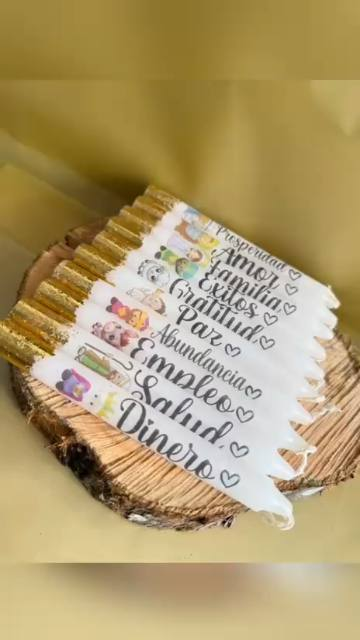
#> input picture assets/productos/Videos/posters/vel.jpg, 360 x 640 px, found by its file name
$ python imagen-compartir.py
#> lines starting #> are read from the running program, lines starting #| are printed output that depends on the picture; after the words box and inside, x2 and y2 are one past the last pixel; in counts of white or black regions, pixels touching at a corner belong together
# -*- coding: utf-8 -*-
"""
Genera la imagen que sale al compartir el enlace (WhatsApp, Facebook...).

    python herramientas/imagen-compartir.py

Mide 1200x630, que es lo que piden todas las redes. Se ve pequeña en el
chat, asi que manda el contraste: nombre grande y una sola foto.
"""
import io, os
from PIL import Image, ImageDraw, ImageFilter, ImageFont

ANCHO, ALTO = 1200, 630
CREMA = (250, 247, 241)
TINTA = (23, 22, 21)
TINTA2 = (87, 81, 74)
ORO = (124, 86, 28)

FUENTES = os.environ.get('FUENTES', '.')
TITULAR = os.path.join(FUENTES, 'nuFvD-vYSZviVYUb_rj3ij__anPXJzDwcbmjWBN2PKeiukDQ.ttf')  # Playfair Bold
CUERPO = os.path.join(FUENTES, 'JTUHjIg1_i6t8kCHKm4532VJOt5-QNFgpCtZ6Ew-.ttf')           # Montserrat Medium

FOTO = 'assets/productos/Videos/posters/vel.jpg'
MARCA = 'assets/logos/elena-marca.png'
SALIDA = 'assets/compartir.jpg'


def recorta_barras(im, tol=18):
    """La foto viene de un video y trae franjas lisas arriba y abajo."""
#> called with tol = 18
    g = im.convert('L')
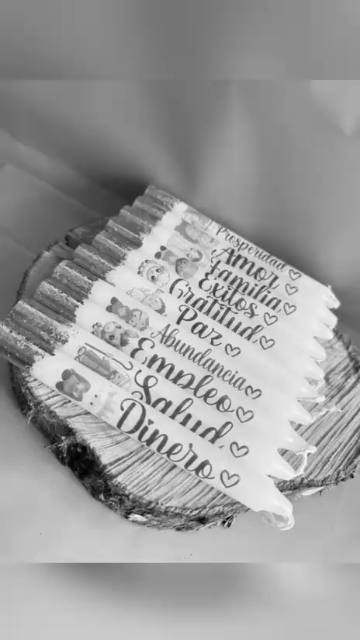
#> g: PIL image 360x640 L; min 2, max 251, mean 156.3
    an, al = g.size
#> an = 360; al = 640
    def lisa(y):
        fila = [g.getpixel((x, y)) for x in range(0, an, max(1, an // 40))]
#> fila = 40 items
        return max(fila) - min(fila) < tol
    arriba = 0
    while arriba < al // 3 and lisa(arriba): arriba += 1
#> after the loop, arriba = 0
    abajo = al - 1
#> abajo = 639
    while abajo > al * 2 // 3 and lisa(abajo): abajo -= 1
#> this loop made 18 passes
#> abajo on passes 1 to 12: 638, 637, 636, 635, 634, 633, 632, 631, 630, 629, 628, 627
#> after the loop, abajo = 621
    return im.crop((0, arriba, an, abajo + 1)) if abajo > arriba else im
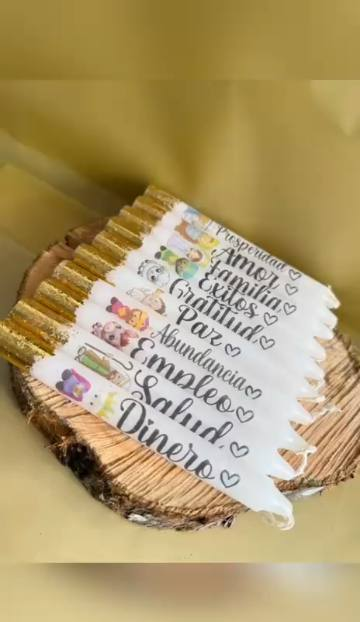
#> returned value: PIL image 360x622 RGB; mean R, G, B 174.4, 154.4, 109.1


def encaja(im, ancho, alto):
    """Rellena la caja recortando por el centro, sin deformar."""
#> called with ancho = 640, alto = 630
    o = im.width / im.height
#> o = 0.579
    d = ancho / float(alto)
    if o > d:
        nueva = int(im.height * d)
        im = im.crop(((im.width - nueva) // 2, 0, (im.width + nueva) // 2, im.height))
    else:
        nueva = int(im.width / d)
#> nueva = 354
        im = im.crop((0, (im.height - nueva) // 2, im.width, (im.height + nueva) // 2))
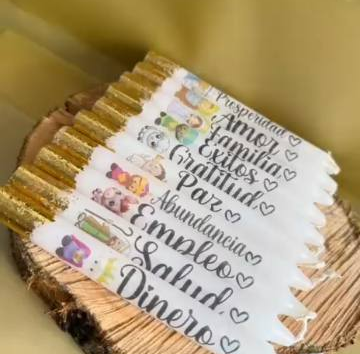
#> im: PIL image 360x354 RGB; mean R, G, B 173, 154.5, 119.7
    return im.resize((ancho, alto), Image.LANCZOS)
#> returned value: PIL image 640x630 RGB


def main():
    lienzo = Image.new('RGB', (ANCHO, ALTO), CREMA)

    # --- Foto a la derecha ---
    corte = 560
    foto = encaja(recorta_barras(Image.open(FOTO).convert('RGB')), ANCHO - corte, ALTO)
    lienzo.paste(foto, (corte, 0))

    # El borde recto entre foto y crema se nota mucho: se difumina.
    mascara = Image.new('L', (ANCHO, ALTO), 0)
#> mascara: PIL image 1200x630 L; every value is 0
    ImageDraw.Draw(mascara).rectangle([corte, 0, ANCHO, ALTO], fill=255)
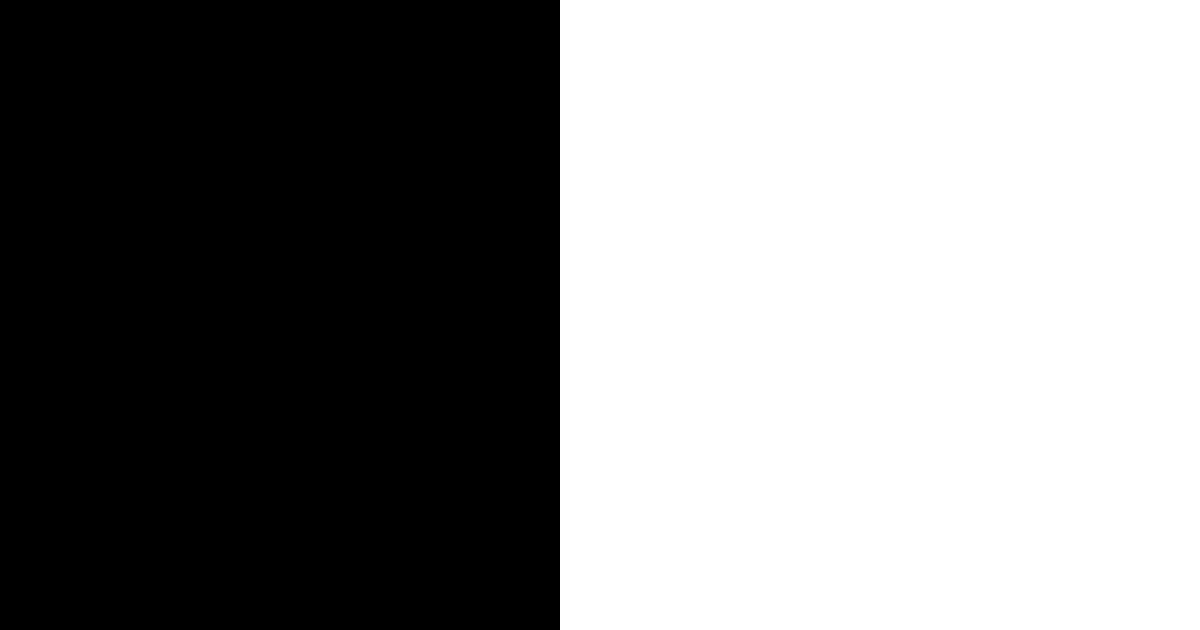
#> mascara: PIL image 1200x630 L; 53.3% white; 1 black region, box (x1, y1, x2, y2) and area: (0, 0, 560, 630) 352800
    mascara = mascara.filter(ImageFilter.GaussianBlur(26))
    base = Image.new('RGB', (ANCHO, ALTO), CREMA)
    foto_completa = Image.new('RGB', (ANCHO, ALTO), CREMA)
    foto_completa.paste(foto, (corte, 0))
    lienzo = Image.composite(foto_completa, base, mascara)

    # --- Resplandor cálido detrás del texto, como en la web ---
    brillo = Image.new('RGB', (ANCHO, ALTO), CREMA)
    d = ImageDraw.Draw(brillo)
    d.ellipse([-180, 40, 620, 600], fill=(247, 238, 220))
    brillo = brillo.filter(ImageFilter.GaussianBlur(90))
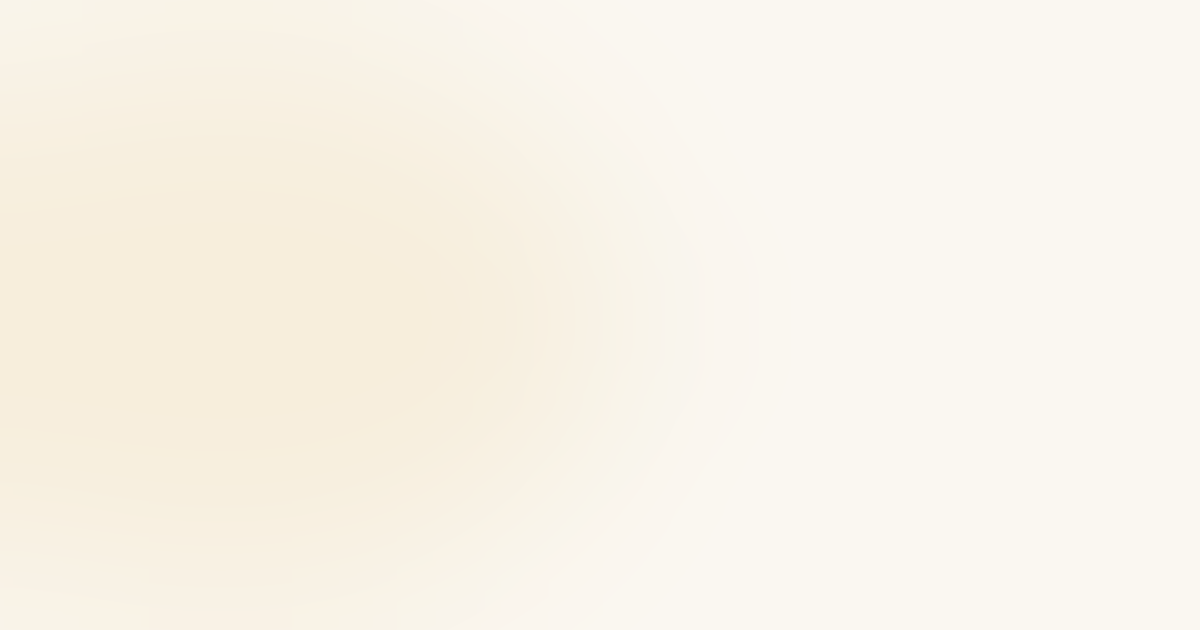
#> brillo: PIL image 1200x630 RGB; mean R, G, B 248.9, 243.6, 233.1
    izq = Image.new('L', (ANCHO, ALTO), 0)
    ImageDraw.Draw(izq).rectangle([0, 0, corte - 40, ALTO], fill=255)
#> izq: PIL image 1200x630 L; 43.4% white; 1 white region, box (x1, y1, x2, y2) and area: (0, 0, 521, 630) 328230
    izq = izq.filter(ImageFilter.GaussianBlur(40))
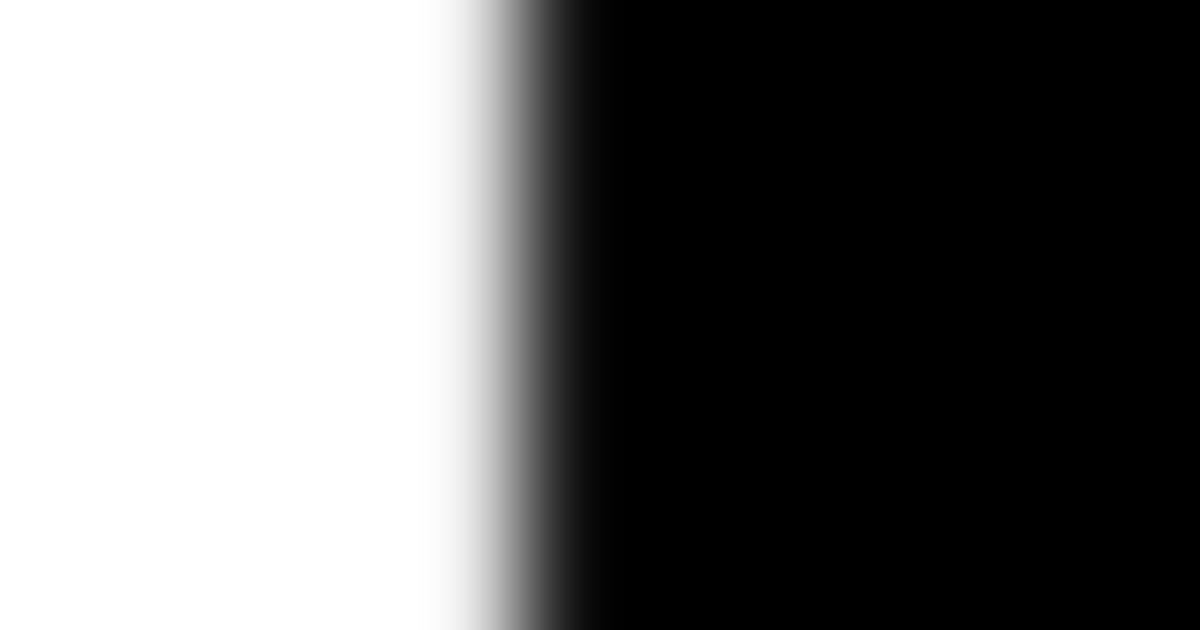
#> izq: PIL image 1200x630 L; min 0, max 255, mean 110.7
    lienzo = Image.composite(brillo, lienzo, izq)
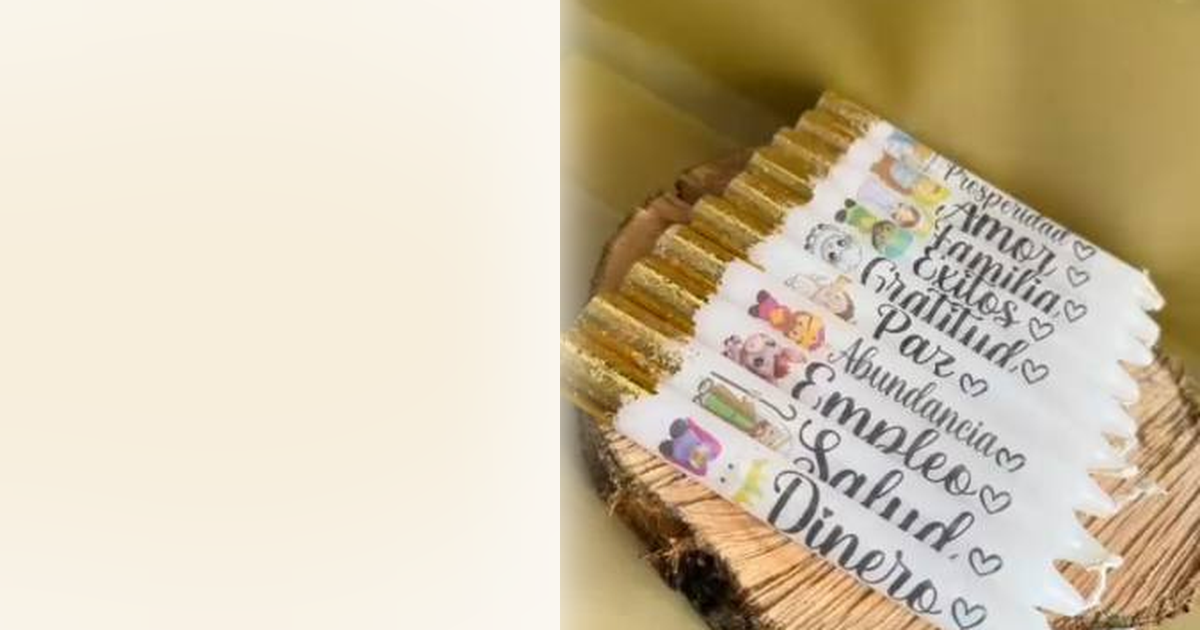
#> lienzo: PIL image 1200x630 RGB; mean R, G, B 209.1, 196.1, 171.3

    dib = ImageDraw.Draw(lienzo)

    # --- Marca ---
#> (the run stopped early here; a loop or call above may not have finished)

$ run again, with assets/productos/Videos/posters/aro.jpg copied over assets/productos/Videos/posters/vel.jpg
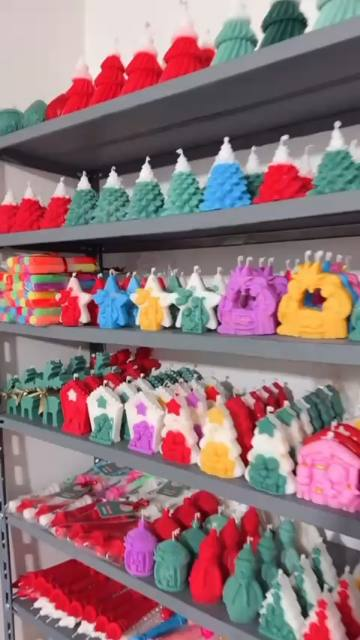
#> input picture assets/productos/Videos/posters/aro.jpg, 360 x 640 px, found by its file name
#> in recorta_barras, `g = im.convert('L')`:
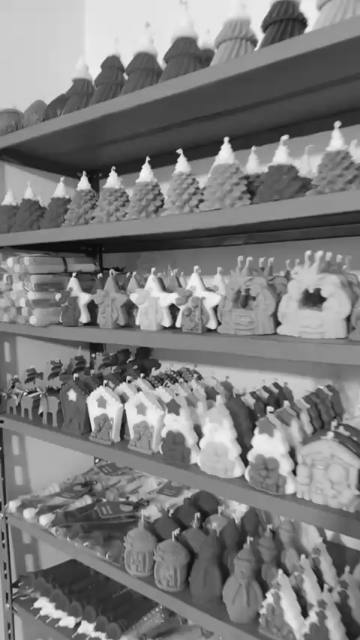
#> g: PIL image 360x640 L; min 4, max 252, mean 125.2
#> fila = 40 items
#> in recorta_barras, `abajo = al - 1`: abajo = 639
#> in recorta_barras, returned value is the input picture: PIL image 360x640 RGB; mean R, G, B 145.5, 115.8, 120.8
#> o = 0.562
#> in main, `lienzo = Image.composite(brillo, lienzo, izq)`:
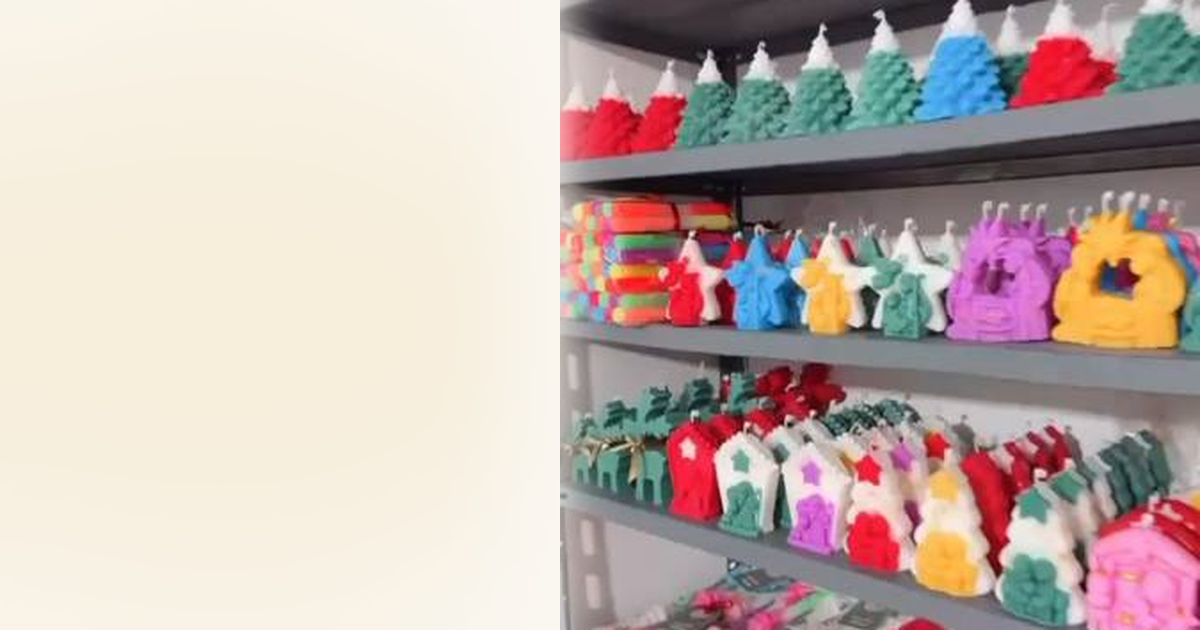
#> lienzo: PIL image 1200x630 RGB; mean R, G, B 194.2, 177.7, 172.6

$ run again, with assets/productos/Videos/posters/pers1.jpg copied over assets/productos/Videos/posters/vel.jpg
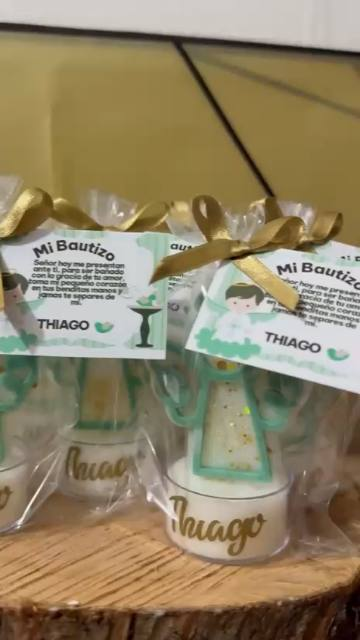
#> input picture assets/productos/Videos/posters/pers1.jpg, 360 x 640 px, found by its file name
#> fila = 40 items
#> after the loop in recorta_barras, `while arriba < al // 3 and lisa(arriba): arriba += 1`: arriba = 21
#> in recorta_barras, `abajo = al - 1`: abajo = 639
#> o = 0.582
#> in main, `lienzo = Image.composite(brillo, lienzo, izq)`:
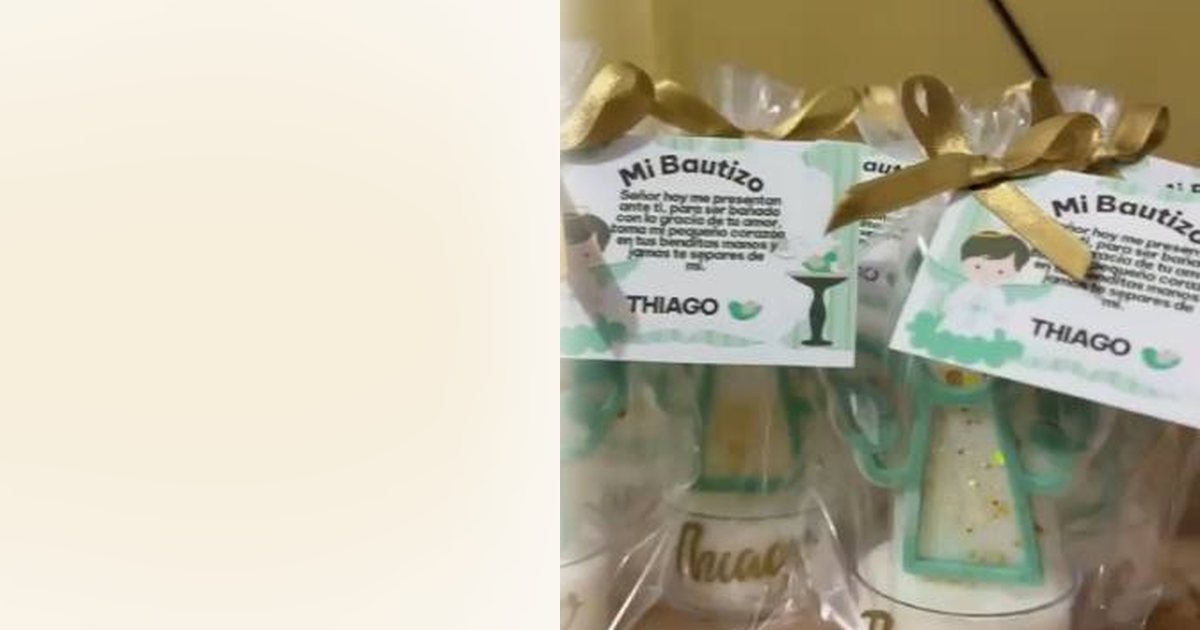
#> lienzo: PIL image 1200x630 RGB; mean R, G, B 193, 187.6, 168.6
